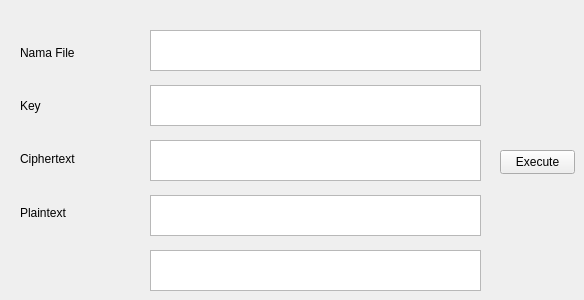
        <widget class="QWidget" name="tab_15">
         <attribute name="title">
          <string>Tab 1</string>
         </attribute>
         <widget class="QLabel" name="label_26">
          <property name="geometry">
           <rect>
            <x>20</x>
            <y>37</y>
            <width>101</width>
            <height>31</height>
           </rect>
          </property>
          <property name="text">
           <string>Nama File</string>
          </property>
         </widget>
         <widget class="QLabel" name="label_27">
          <property name="geometry">
           <rect>
            <x>20</x>
            <y>90</y>
            <width>101</width>
            <height>31</height>
           </rect>
          </property>
          <property name="text">
           <string>Key</string>
          </property>
         </widget>
         <widget class="QLabel" name="label_28">
          <property name="geometry">
           <rect>
            <x>20</x>
            <y>143</y>
            <width>121</width>
            <height>31</height>
           </rect>
          </property>
          <property name="text">
           <string>Ciphertext</string>
          </property>
         </widget>
         <widget class="QLabel" name="label_29">
          <property name="geometry">
           <rect>
            <x>20</x>
            <y>203</y>
            <width>121</width>
            <height>20</height>
           </rect>
          </property>
          <property name="text">
           <string>Plaintext</string>
          </property>
         </widget>
         <widget class="QPlainTextEdit" name="plainTextEdit_31">
          <property name="geometry">
           <rect>
            <x>150</x>
            <y>30</y>
            <width>331</width>
            <height>41</height>
           </rect>
          </property>
         </widget>
         <widget class="QPlainTextEdit" name="plainTextEdit_32">
          <property name="geometry">
           <rect>
            <x>150</x>
            <y>85</y>
            <width>331</width>
            <height>41</height>
           </rect>
          </property>
         </widget>
         <widget class="QPlainTextEdit" name="plainTextEdit_33">
          <property name="geometry">
           <rect>
            <x>150</x>
            <y>140</y>
            <width>331</width>
            <height>41</height>
           </rect>
          </property>
         </widget>
         <widget class="QPlainTextEdit" name="plainTextEdit_34">
          <property name="geometry">
           <rect>
            <x>150</x>
            <y>195</y>
            <width>331</width>
            <height>41</height>
           </rect>
          </property>
         </widget>
         <widget class="QPlainTextEdit" name="plainTextEdit_35">
          <property name="geometry">
           <rect>
            <x>150</x>
            <y>250</y>
            <width>331</width>
            <height>41</height>
           </rect>
          </property>
         </widget>
         <widget class="QPushButton" name="pushButton_15">
          <property name="geometry">
           <rect>
            <x>500</x>
            <y>150</y>
            <width>75</width>
            <height>24</height>
           </rect>
          </property>
          <property name="text">
           <string>Execute</string>
          </property>
         </widget>
        </widget>
